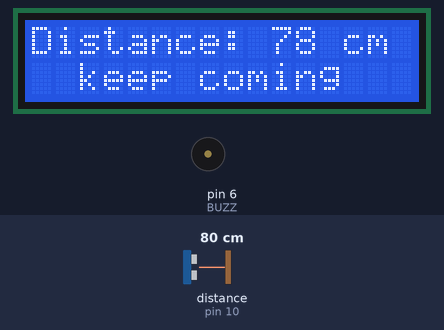
Bench run of a sketch on a simulated Arduino Uno, built with avr-gcc and run on an emulated ATmega328P. Parts: 16×2 character LCD, buzzer (waves = sounding). Wiring (inferred from the names in the program): ultrasonic range finder: trigger pin 9; echo pin 10. Inputs (shaded band) come from the test bench; at power-on: distance to the obstacle (sensor on pin 10) 80 cm. The echo pulse lasts 58.3 µs per cm.

Above: at 1.2 s.
1.3 s: distance to the obstacle (sensor on pin 10) set to 18 cm
At 1.8 s:
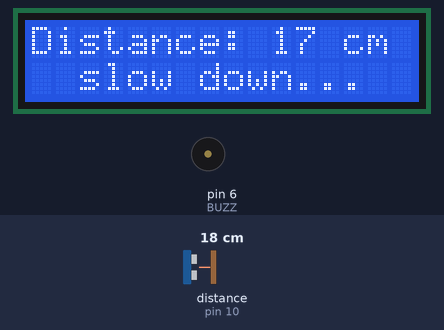
3.0 s: distance to the obstacle (sensor on pin 10) set to 14 cm
At 4.3 s:
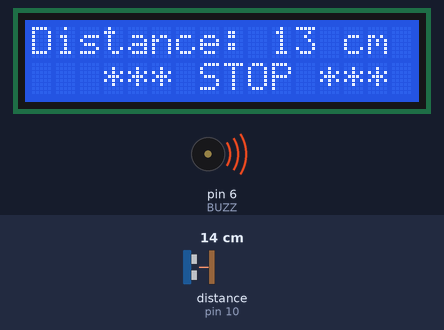
4.6 s: distance to the obstacle (sensor on pin 10) set to 120 cm
At 5.0 s:
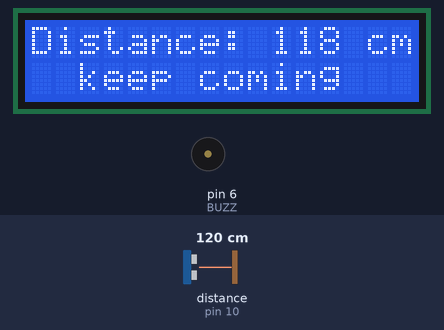
Timing chart, 0 to 13.6 s (numbered marks = the images above; inputs shaded):
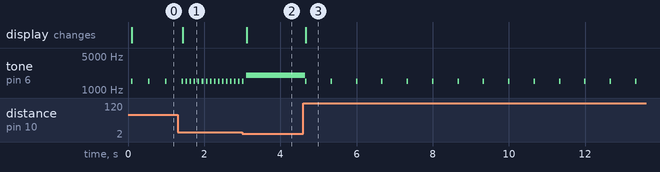

The sketch:

parking_sensor_lcd_beep.ino
```cpp
// Reads distance from an HC-SR04/JSN-SR04T ultrasonic sensor, displays the value on a 16x2 I2C LCD, and drives a passive buzzer with proximity beeps and a solid stop tone.
//
// Full tutorial: https://shillehtek.com/blogs/news/arduino-uno-hc-sr04-lcd-parking-sensor-beeps
// Parts used: https://shillehtek.com/products/arduino-uno-r3-starter-kit
//             https://shillehtek.com/products/shillehtek-lcd1602-16x2-character-display-module
//             https://shillehtek.com/products/pcf8574-i2c-serial-interface-adapter-module-for-1602-2004-lcd
// More examples: https://github.com/shillehbean/shillehtek-examples
//

#include <LiquidCrystal_I2C.h>
LiquidCrystal_I2C lcd(0x27, 16, 2);

const int TRIG = 9, ECHO = 10, BUZZ = 6;
const int STOP_CM = 15;                  // where the solid tone begins

long readCm() {
  digitalWrite(TRIG, LOW);  delayMicroseconds(2);
  digitalWrite(TRIG, HIGH); delayMicroseconds(10);
  digitalWrite(TRIG, LOW);
  long us = pulseIn(ECHO, HIGH, 30000);  // timeout: nothing within ~5 m
  return us * 0.034 / 2;
}

void setup() {
  pinMode(TRIG, OUTPUT); pinMode(ECHO, INPUT); pinMode(BUZZ, OUTPUT);
  lcd.init(); lcd.backlight();
}

void loop() {
  long cm = readCm();
  if (cm < 2 || cm > 300) return;         // reject junk readings

  lcd.setCursor(0, 0); lcd.print("Distance: ");
  lcd.print(cm); lcd.print(" cm   ");

  if (cm <= STOP_CM) {
    tone(BUZZ, 2000);                      // STOP: solid tone
    lcd.setCursor(0, 1); lcd.print("   *** STOP ***  ");
  } else {
    noTone(BUZZ);
    int gap = map(constrain(cm, STOP_CM, 150), STOP_CM, 150, 60, 800);
    tone(BUZZ, 1500, 40);                  // beep faster as you get closer
    lcd.setCursor(0, 1); lcd.print(cm < 60 ? "  slow down...   " : "  keep coming    ");
    delay(gap);
  }
}
```

Measured:
- the behaviour switches between 17 and 16 cm on distance to the obstacle (sensor on pin 10) (found by bisection; images 1 and 2)
- after the input at 1.3 s, tone on pin 6 (BUZZ): alternates 1500 Hz for 0.04 s and silent for 0.07 s, starting after 0.22 s; the display: changes after 0.13 s (image 1)
- after the input at 3.0 s, the display: changes after 0.12 s (image 2)
- after the input at 4.6 s, tone on pin 6 (BUZZ): alternates 1500 Hz for 0.04 s and silent for 0.63 s, starting after 0.05 s; the display: changes after 0.07 s (image 3)
- by itself, tone on pin 6 (BUZZ): alternates 1500 Hz for 0.04 s and silent for 0.40 s
